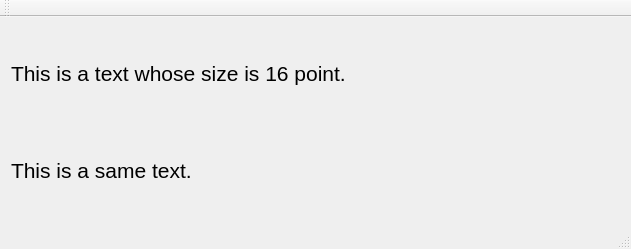
<?xml version="1.0" encoding="UTF-8"?>
<ui version="4.0">
 <class>MainWindow</class>
 <widget class="QMainWindow" name="MainWindow">
  <property name="geometry">
   <rect>
    <x>0</x>
    <y>0</y>
    <width>631</width>
    <height>249</height>
   </rect>
  </property>
  <property name="sizePolicy">
   <sizepolicy hsizetype="MinimumExpanding" vsizetype="MinimumExpanding">
    <horstretch>0</horstretch>
    <verstretch>0</verstretch>
   </sizepolicy>
  </property>
  <property name="windowTitle">
   <string>MainWindow</string>
  </property>
  <widget class="QWidget" name="centralWidget">
   <layout class="QVBoxLayout" name="verticalLayout_2">
    <item>
     <widget class="QLabel" name="label_2">
      <property name="sizePolicy">
       <sizepolicy hsizetype="MinimumExpanding" vsizetype="MinimumExpanding">
        <horstretch>0</horstretch>
        <verstretch>0</verstretch>
       </sizepolicy>
      </property>
      <property name="font">
       <font>
        <pointsize>16</pointsize>
       </font>
      </property>
      <property name="text">
       <string>This is a text whose size is 16 point.</string>
      </property>
     </widget>
    </item>
    <item>
     <widget class="QLabel" name="label">
      <property name="sizePolicy">
       <sizepolicy hsizetype="MinimumExpanding" vsizetype="MinimumExpanding">
        <horstretch>0</horstretch>
        <verstretch>0</verstretch>
       </sizepolicy>
      </property>
      <property name="font">
       <font>
        <pointsize>16</pointsize>
       </font>
      </property>
      <property name="text">
       <string>This is a same text.</string>
      </property>
     </widget>
    </item>
   </layout>
  </widget>
  <widget class="QMenuBar" name="menuBar">
   <property name="geometry">
    <rect>
     <x>0</x>
     <y>0</y>
     <width>631</width>
     <height>37</height>
    </rect>
   </property>
  </widget>
  <widget class="QToolBar" name="mainToolBar">
   <attribute name="toolBarArea">
    <enum>TopToolBarArea</enum>
   </attribute>
   <attribute name="toolBarBreak">
    <bool>false</bool>
   </attribute>
  </widget>
  <widget class="QStatusBar" name="statusBar"/>
 </widget>
 <layoutdefault spacing="6" margin="11"/>
 <resources/>
 <connections/>
</ui>
